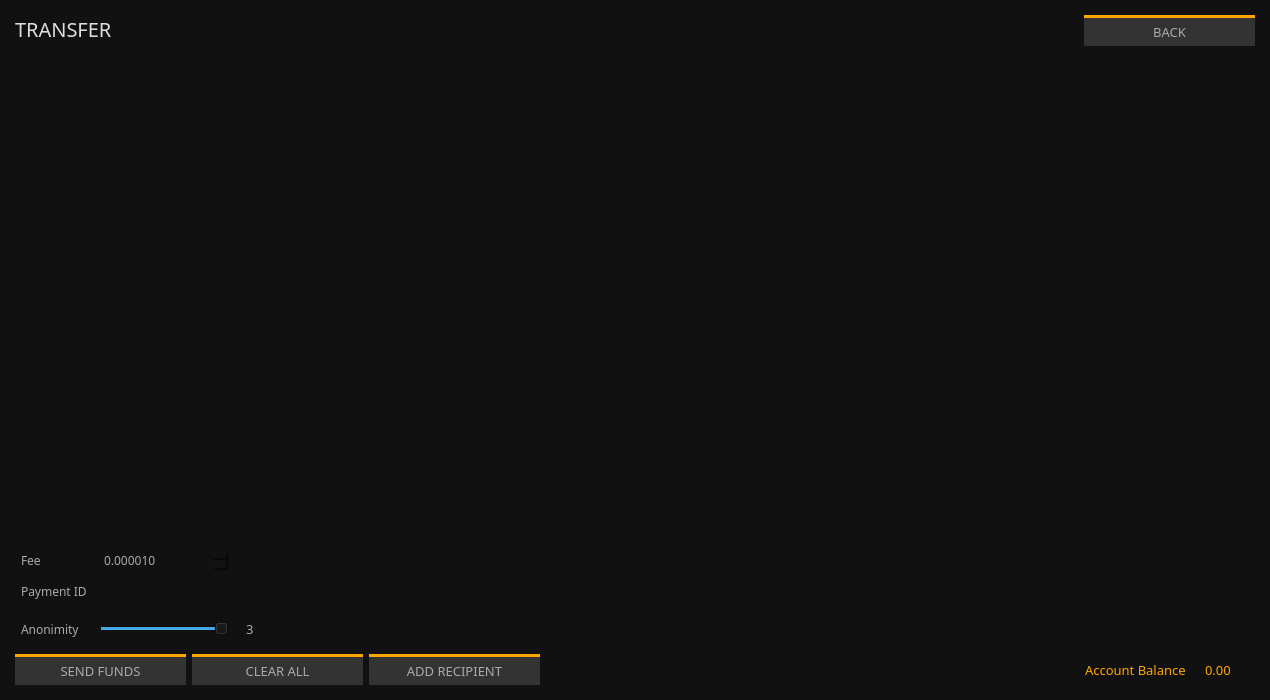
<?xml version="1.0" encoding="UTF-8"?>
<ui version="4.0">
 <class>SendFrame</class>
 <widget class="QFrame" name="SendFrame">
  <property name="geometry">
   <rect>
    <x>0</x>
    <y>0</y>
    <width>1270</width>
    <height>700</height>
   </rect>
  </property>
  <property name="minimumSize">
   <size>
    <width>1270</width>
    <height>700</height>
   </size>
  </property>
  <property name="font">
   <font>
    <family>Poppins</family>
    <pointsize>10</pointsize>
   </font>
  </property>
  <property name="windowTitle">
   <string>Frame</string>
  </property>
  <property name="styleSheet">
   <string notr="true">border: 0px; background-color: #111; color: #aaa;</string>
  </property>
  <property name="frameShape">
   <enum>QFrame::StyledPanel</enum>
  </property>
  <property name="frameShadow">
   <enum>QFrame::Raised</enum>
  </property>
  <layout class="QVBoxLayout" name="m_send_frame_main_layout">
   <property name="leftMargin">
    <number>15</number>
   </property>
   <property name="topMargin">
    <number>0</number>
   </property>
   <property name="rightMargin">
    <number>15</number>
   </property>
   <property name="bottomMargin">
    <number>15</number>
   </property>
   <item>
    <layout class="QHBoxLayout" name="horizontalLayout_2">
     <property name="topMargin">
      <number>15</number>
     </property>
     <property name="bottomMargin">
      <number>15</number>
     </property>
     <item>
      <widget class="QLabel" name="label_3">
       <property name="minimumSize">
        <size>
         <width>0</width>
         <height>29</height>
        </size>
       </property>
       <property name="font">
        <font>
         <family>Poppins</family>
         <pointsize>-1</pointsize>
        </font>
       </property>
       <property name="styleSheet">
        <string notr="true">color: #ddd; 
font-size: 20px;
font-family: Poppins;</string>
       </property>
       <property name="text">
        <string>TRANSFER</string>
       </property>
       <property name="alignment">
        <set>Qt::AlignLeading|Qt::AlignLeft|Qt::AlignTop</set>
       </property>
      </widget>
     </item>
     <item>
      <widget class="QPushButton" name="m_backButton">
       <property name="minimumSize">
        <size>
         <width>171</width>
         <height>31</height>
        </size>
       </property>
       <property name="maximumSize">
        <size>
         <width>171</width>
         <height>16777215</height>
        </size>
       </property>
       <property name="font">
        <font>
         <family>Poppins</family>
         <pointsize>10</pointsize>
        </font>
       </property>
       <property name="styleSheet">
        <string notr="true">color: #aaa; background-color: #333; border-top: 3px solid orange;</string>
       </property>
       <property name="text">
        <string>BACK</string>
       </property>
      </widget>
     </item>
    </layout>
   </item>
   <item>
    <widget class="QScrollArea" name="m_transfersScrollarea">
     <property name="frameShape">
      <enum>QFrame::NoFrame</enum>
     </property>
     <property name="widgetResizable">
      <bool>true</bool>
     </property>
     <widget class="QWidget" name="scrollAreaWidgetContents">
      <property name="geometry">
       <rect>
        <x>0</x>
        <y>0</y>
        <width>1240</width>
        <height>457</height>
       </rect>
      </property>
      <layout class="QVBoxLayout" name="m_send_frame_layout">
       <property name="leftMargin">
        <number>0</number>
       </property>
       <property name="topMargin">
        <number>0</number>
       </property>
       <property name="rightMargin">
        <number>0</number>
       </property>
       <property name="bottomMargin">
        <number>0</number>
       </property>
       <item>
        <spacer name="verticalSpacer">
         <property name="orientation">
          <enum>Qt::Vertical</enum>
         </property>
         <property name="sizeHint" stdset="0">
          <size>
           <width>20</width>
           <height>445</height>
          </size>
         </property>
        </spacer>
       </item>
      </layout>
     </widget>
    </widget>
   </item>
   <item>
    <layout class="QGridLayout" name="gridLayout">
     <property name="topMargin">
      <number>5</number>
     </property>
     <item row="2" column="0">
      <widget class="QLabel" name="label_2">
       <property name="font">
        <font>
         <family>Poppins</family>
         <pointsize>9</pointsize>
        </font>
       </property>
       <property name="styleSheet">
        <string notr="true">padding: 3px;</string>
       </property>
       <property name="text">
        <string>Anonimity</string>
       </property>
      </widget>
     </item>
     <item row="1" column="1" colspan="3">
      <widget class="QLineEdit" name="m_paymentIdEdit">
       <property name="minimumSize">
        <size>
         <width>0</width>
         <height>25</height>
        </size>
       </property>
       <property name="font">
        <font>
         <family>Poppins</family>
         <pointsize>9</pointsize>
        </font>
       </property>
       <property name="styleSheet">
        <string notr="true">padding: 3px; background-color: #111; border: 0px;</string>
       </property>
      </widget>
     </item>
     <item row="1" column="0">
      <widget class="QLabel" name="label_6">
       <property name="font">
        <font>
         <family>Poppins</family>
         <pointsize>9</pointsize>
        </font>
       </property>
       <property name="styleSheet">
        <string notr="true">padding: 3px;</string>
       </property>
       <property name="text">
        <string>Payment ID</string>
       </property>
      </widget>
     </item>
     <item row="2" column="3">
      <spacer name="horizontalSpacer">
       <property name="orientation">
        <enum>Qt::Horizontal</enum>
       </property>
       <property name="sizeType">
        <enum>QSizePolicy::Expanding</enum>
       </property>
       <property name="sizeHint" stdset="0">
        <size>
         <width>298</width>
         <height>20</height>
        </size>
       </property>
      </spacer>
     </item>
     <item row="2" column="1">
      <widget class="QSlider" name="m_mixinSlider">
       <property name="minimumSize">
        <size>
         <width>0</width>
         <height>0</height>
        </size>
       </property>
       <property name="maximumSize">
        <size>
         <width>130</width>
         <height>25</height>
        </size>
       </property>
       <property name="font">
        <font>
         <family>Poppins</family>
         <pointsize>9</pointsize>
        </font>
       </property>
       <property name="styleSheet">
        <string notr="true">padding: 3px; border: 0px; color: #ddd;</string>
       </property>
       <property name="minimum">
        <number>1</number>
       </property>
       <property name="maximum">
        <number>3</number>
       </property>
       <property name="pageStep">
        <number>1</number>
       </property>
       <property name="value">
        <number>3</number>
       </property>
       <property name="sliderPosition">
        <number>3</number>
       </property>
       <property name="tracking">
        <bool>false</bool>
       </property>
       <property name="orientation">
        <enum>Qt::Horizontal</enum>
       </property>
       <property name="tickPosition">
        <enum>QSlider::TicksBothSides</enum>
       </property>
       <property name="tickInterval">
        <number>1</number>
       </property>
      </widget>
     </item>
     <item row="2" column="2">
      <widget class="QLineEdit" name="m_mixinEdit">
       <property name="minimumSize">
        <size>
         <width>0</width>
         <height>38</height>
        </size>
       </property>
       <property name="maximumSize">
        <size>
         <width>30</width>
         <height>16777215</height>
        </size>
       </property>
       <property name="font">
        <font>
         <family>Poppins</family>
         <pointsize>10</pointsize>
        </font>
       </property>
       <property name="styleSheet">
        <string notr="true">padding: 3px; border: 0px;</string>
       </property>
       <property name="text">
        <string notr="true">3</string>
       </property>
       <property name="maxLength">
        <number>5</number>
       </property>
       <property name="alignment">
        <set>Qt::AlignCenter</set>
       </property>
       <property name="readOnly">
        <bool>true</bool>
       </property>
      </widget>
     </item>
     <item row="0" column="0">
      <widget class="QLabel" name="label">
       <property name="font">
        <font>
         <family>Poppins</family>
         <pointsize>9</pointsize>
        </font>
       </property>
       <property name="styleSheet">
        <string notr="true">padding: 3px;</string>
       </property>
       <property name="text">
        <string>Fee</string>
       </property>
      </widget>
     </item>
     <item row="0" column="1">
      <widget class="QDoubleSpinBox" name="m_feeSpin">
       <property name="minimumSize">
        <size>
         <width>0</width>
         <height>25</height>
        </size>
       </property>
       <property name="font">
        <font>
         <family>Poppins</family>
         <pointsize>9</pointsize>
        </font>
       </property>
       <property name="styleSheet">
        <string notr="true">padding: 3px; background-color: #111; border: 0px;</string>
       </property>
       <property name="decimals">
        <number>6</number>
       </property>
       <property name="minimum">
        <double>0.000010000000000</double>
       </property>
       <property name="maximum">
        <double>100000000.000000000000000</double>
       </property>
       <property name="singleStep">
        <double>0.000010000000000</double>
       </property>
       <property name="value">
        <double>0.000010000000000</double>
       </property>
      </widget>
     </item>
    </layout>
   </item>
   <item>
    <layout class="QHBoxLayout" name="horizontalLayout">
     <item>
      <widget class="QPushButton" name="m_sendButton">
       <property name="minimumSize">
        <size>
         <width>171</width>
         <height>28</height>
        </size>
       </property>
       <property name="maximumSize">
        <size>
         <width>16777215</width>
         <height>31</height>
        </size>
       </property>
       <property name="font">
        <font>
         <family>Poppins</family>
         <pointsize>10</pointsize>
         <weight>50</weight>
         <bold>false</bold>
        </font>
       </property>
       <property name="styleSheet">
        <string notr="true">color: #aaa; background-color: #333; border-top: 3px solid orange;</string>
       </property>
       <property name="text">
        <string>SEND FUNDS</string>
       </property>
      </widget>
     </item>
     <item>
      <widget class="QPushButton" name="m_clearAllButton">
       <property name="minimumSize">
        <size>
         <width>171</width>
         <height>28</height>
        </size>
       </property>
       <property name="maximumSize">
        <size>
         <width>16777215</width>
         <height>31</height>
        </size>
       </property>
       <property name="font">
        <font>
         <family>Poppins</family>
         <pointsize>10</pointsize>
         <weight>50</weight>
         <bold>false</bold>
        </font>
       </property>
       <property name="styleSheet">
        <string notr="true">color: #aaa; background-color: #333; border-top: 3px solid orange;</string>
       </property>
       <property name="text">
        <string>CLEAR ALL</string>
       </property>
      </widget>
     </item>
     <item>
      <widget class="QPushButton" name="m_addRecipientButton">
       <property name="minimumSize">
        <size>
         <width>171</width>
         <height>28</height>
        </size>
       </property>
       <property name="maximumSize">
        <size>
         <width>16777215</width>
         <height>31</height>
        </size>
       </property>
       <property name="font">
        <font>
         <family>Poppins</family>
         <pointsize>10</pointsize>
         <weight>50</weight>
         <bold>false</bold>
        </font>
       </property>
       <property name="styleSheet">
        <string notr="true">color: #aaa; background-color: #333; border-top: 3px solid orange;</string>
       </property>
       <property name="text">
        <string>ADD RECIPIENT</string>
       </property>
      </widget>
     </item>
     <item>
      <spacer name="horizontalSpacer_2">
       <property name="orientation">
        <enum>Qt::Horizontal</enum>
       </property>
       <property name="sizeHint" stdset="0">
        <size>
         <width>40</width>
         <height>20</height>
        </size>
       </property>
      </spacer>
     </item>
     <item>
      <widget class="QLabel" name="label_4">
       <property name="minimumSize">
        <size>
         <width>0</width>
         <height>31</height>
        </size>
       </property>
       <property name="font">
        <font>
         <family>Poppins</family>
         <pointsize>10</pointsize>
        </font>
       </property>
       <property name="styleSheet">
        <string notr="true">padding: 3px; color: orange;</string>
       </property>
       <property name="text">
        <string>Account Balance</string>
       </property>
      </widget>
     </item>
     <item>
      <widget class="QLabel" name="m_balanceLabel">
       <property name="minimumSize">
        <size>
         <width>0</width>
         <height>31</height>
        </size>
       </property>
       <property name="font">
        <font>
         <family>Poppins</family>
         <pointsize>10</pointsize>
        </font>
       </property>
       <property name="styleSheet">
        <string notr="true">padding: 3px; color: orange;</string>
       </property>
       <property name="text">
        <string notr="true">0.00 </string>
       </property>
      </widget>
     </item>
     <item>
      <widget class="QLabel" name="m_tickerLabel">
       <property name="text">
        <string notr="true"/>
       </property>
      </widget>
     </item>
    </layout>
   </item>
  </layout>
 </widget>
 <tabstops>
  <tabstop>m_paymentIdEdit</tabstop>
  <tabstop>m_mixinSlider</tabstop>
  <tabstop>m_sendButton</tabstop>
  <tabstop>m_clearAllButton</tabstop>
  <tabstop>m_addRecipientButton</tabstop>
  <tabstop>m_transfersScrollarea</tabstop>
  <tabstop>m_mixinEdit</tabstop>
 </tabstops>
 <resources/>
 <connections>
  <connection>
   <sender>m_addRecipientButton</sender>
   <signal>clicked()</signal>
   <receiver>SendFrame</receiver>
   <slot>addRecipientClicked()</slot>
   <hints>
    <hint type="sourcelabel">
     <x>282</x>
     <y>561</y>
    </hint>
    <hint type="destinationlabel">
     <x>432</x>
     <y>294</y>
    </hint>
   </hints>
  </connection>
  <connection>
   <sender>m_clearAllButton</sender>
   <signal>clicked()</signal>
   <receiver>SendFrame</receiver>
   <slot>clearAllClicked()</slot>
   <hints>
    <hint type="sourcelabel">
     <x>154</x>
     <y>561</y>
    </hint>
    <hint type="destinationlabel">
     <x>432</x>
     <y>294</y>
    </hint>
   </hints>
  </connection>
  <connection>
   <sender>m_sendButton</sender>
   <signal>clicked()</signal>
   <receiver>SendFrame</receiver>
   <slot>sendClicked()</slot>
   <hints>
    <hint type="sourcelabel">
     <x>53</x>
     <y>561</y>
    </hint>
    <hint type="destinationlabel">
     <x>432</x>
     <y>294</y>
    </hint>
   </hints>
  </connection>
  <connection>
   <sender>m_mixinSlider</sender>
   <signal>valueChanged(int)</signal>
   <receiver>SendFrame</receiver>
   <slot>mixinValueChanged(int)</slot>
   <hints>
    <hint type="sourcelabel">
     <x>221</x>
     <y>520</y>
    </hint>
    <hint type="destinationlabel">
     <x>432</x>
     <y>294</y>
    </hint>
   </hints>
  </connection>
  <connection>
   <sender>m_backButton</sender>
   <signal>clicked()</signal>
   <receiver>SendFrame</receiver>
   <slot>backClicked()</slot>
   <hints>
    <hint type="sourcelabel">
     <x>1198</x>
     <y>30</y>
    </hint>
    <hint type="destinationlabel">
     <x>649</x>
     <y>349</y>
    </hint>
   </hints>
  </connection>
 </connections>
 <slots>
  <slot>sendClicked()</slot>
  <slot>backClicked()</slot>
  <slot>clearAllClicked()</slot>
  <slot>addRecipientClicked()</slot>
  <slot>mixinValueChanged(int)</slot>
 </slots>
</ui>
